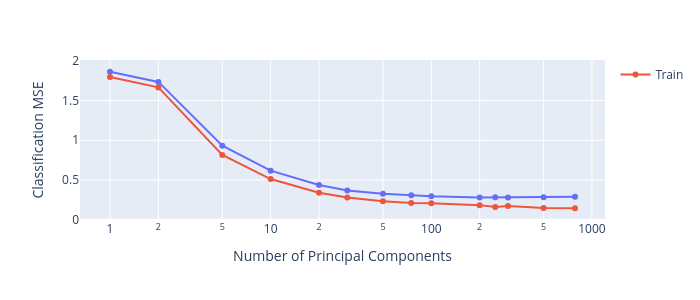

The notebook cell this image was saved under:
### Code cell
fig = px.line(x=num_components_vec, y=test_loss_vec, markers=True, log_x=True)
fig.update_traces(name="Test")
fig.add_scatter(x=num_components_vec, y=train_loss_vec, mode="lines+markers", name="Train")

fig.update_layout(
    xaxis_title="Number of Principal Components",
    yaxis_title="Classification MSE",
    title="",
    width = 700,
    height = 300,
)

fig.show()

### Figure 1 — Plotly figure (JSON) as saved in the notebook; plotly's stock layout.template omitted (floating-point values rounded to 4 significant figures)
{"data": [{"hovertemplate": "x=%{x}<br>y=%{y}<extra></extra>", "legendgroup": "", "line": {"color": "#636efa", "dash": "solid"}, "marker": {"symbol": "circle"}, "mode": "lines+markers", "name": "Test", "orientation": "v", "showlegend": false, "type": "scatter", "x": [1, 2, 5, 10, 20, 30, 50, 75, 100, 200, 250, 300, 500, 784], "xaxis": "x", "y": [1.864, 1.736, 0.9321, 0.6172, 0.4359, 0.3667, 0.3257, 0.3081, 0.2944, 0.2803, 0.2815, 0.2793, 0.2809, 0.2885], "yaxis": "y"}, {"mode": "lines+markers", "name": "Train", "type": "scatter", "x": [1, 2, 5, 10, 20, 30, 50, 75, 100, 200, 250, 300, 500, 784], "y": [1.797, 1.667, 0.816, 0.5113, 0.338, 0.2801, 0.2308, 0.2085, 0.2066, 0.1827, 0.1606, 0.1716, 0.1464, 0.1434]}], "layout": {"height": 300, "legend": {"tracegroupgap": 0}, "margin": {"t": 60}, "title": {"text": ""}, "width": 700, "xaxis": {"anchor": "y", "domain": [0, 1], "title": {"text": "Number of Principal Components"}, "type": "log"}, "yaxis": {"anchor": "x", "domain": [0, 1], "title": {"text": "Classification MSE"}}}}
